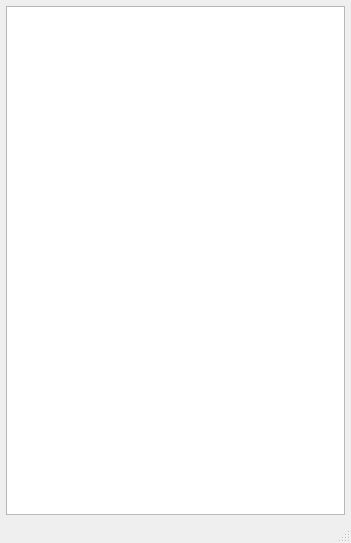
<?xml version="1.0" encoding="UTF-8"?>
<ui version="4.0">
 <class>ChatLogViewer</class>
 <widget class="QMainWindow" name="ChatLogViewer">
  <property name="geometry">
   <rect>
    <x>0</x>
    <y>0</y>
    <width>351</width>
    <height>543</height>
   </rect>
  </property>
  <property name="windowTitle">
   <string>Chat History</string>
  </property>
  <property name="toolButtonStyle">
   <enum>Qt::ToolButtonIconOnly</enum>
  </property>
  <widget class="QWidget" name="centralwidget">
   <layout class="QGridLayout">
    <property name="margin">
     <number>6</number>
    </property>
    <property name="spacing">
     <number>3</number>
    </property>
    <item row="0" column="0">
     <widget class="QtChatHistoryWidget" name="historyLog"/>
    </item>
   </layout>
  </widget>
  <widget class="QStatusBar" name="statusbar">
   <property name="autoFillBackground">
    <bool>false</bool>
   </property>
  </widget>
 </widget>
 <customwidgets>
  <customwidget>
   <class>QtChatHistoryWidget</class>
   <extends>QTextEdit</extends>
   <header>chat/QtChatHistoryWidget.h</header>
  </customwidget>
 </customwidgets>
 <resources>
  <include location="../../../../resources/wengophone.qrc"/>
  <include location="../../../../resources/wengophone.qrc"/>
 </resources>
 <connections/>
</ui>
